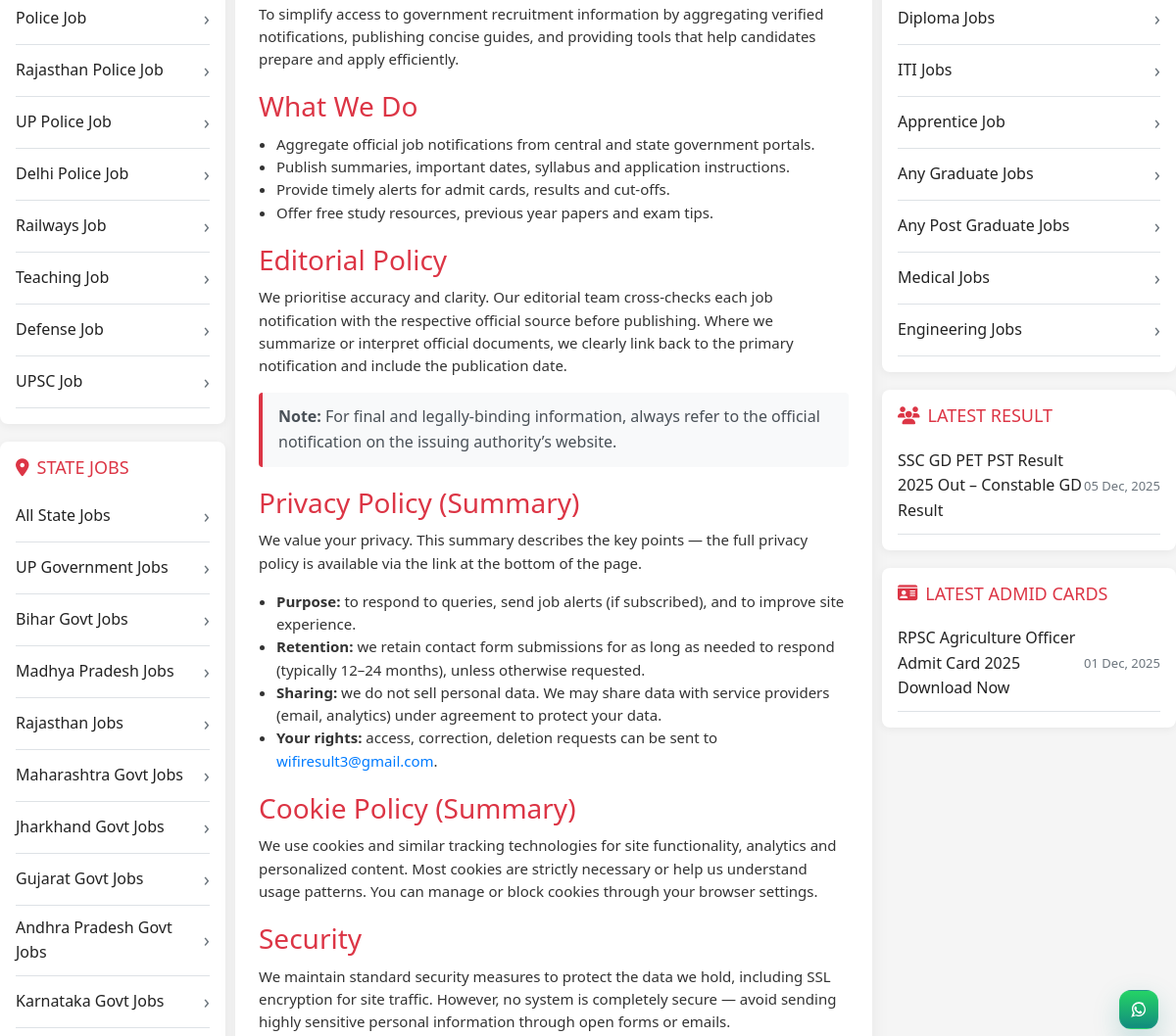
Before: /about-us/ (middle part) with the older database file.
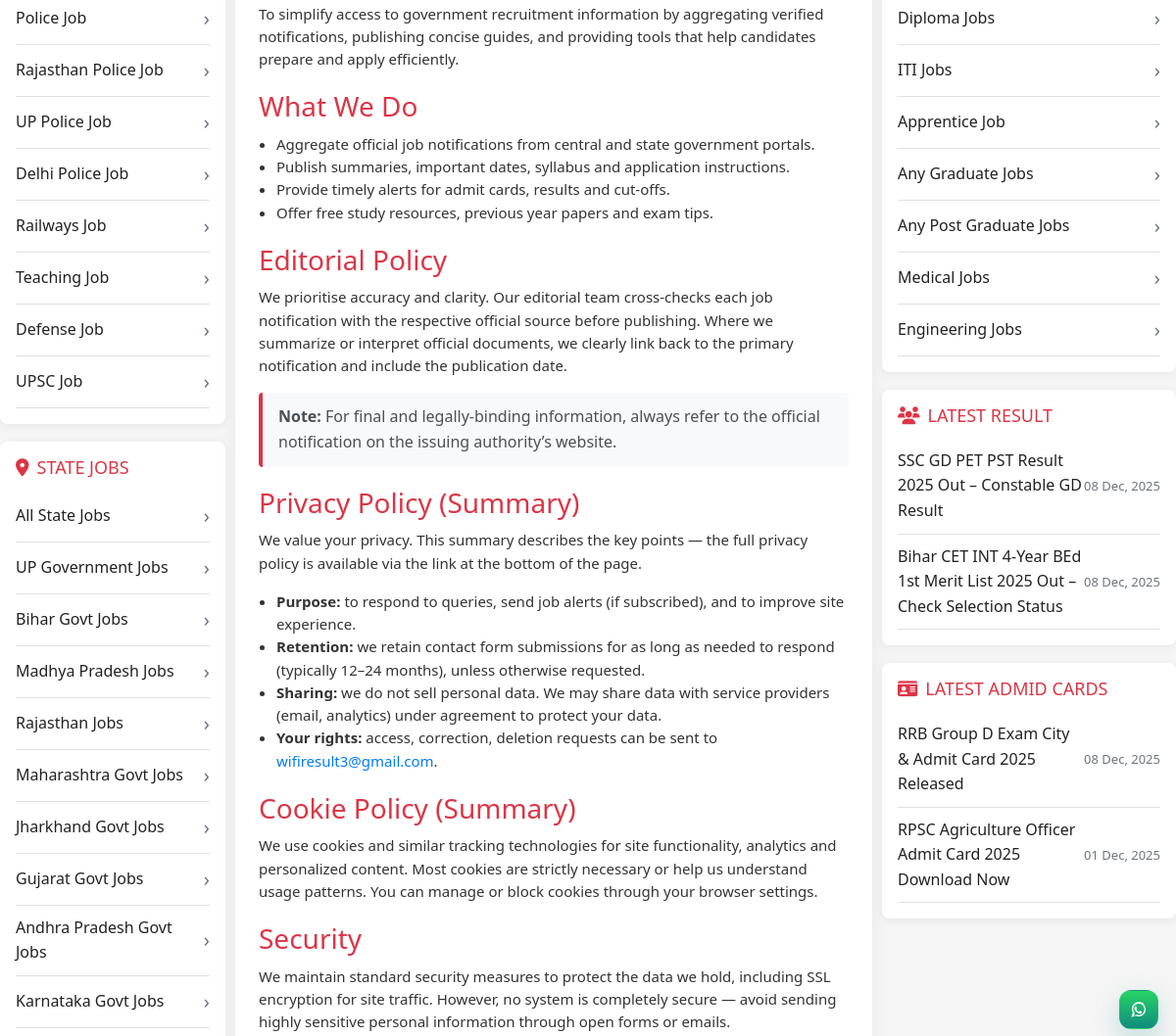
After: the same page with the newer database file.
### firstapp/models.py (models this page shows, shortened)
class Result(models.Model):
    STATUS_CHOICES = (
        ('draft', 'Draft'),
        ('published', 'Published'),
    )
    title = models.CharField(max_length=550)
    slug = models.SlugField(max_length=500, unique=True, blank=True)
    description = models.TextField()
    keywords = models.TextField(blank=True, help_text="Enter SEO keywords separated by comma. Example: government jobs, wb primary teacher, latest jobs 2025")
    tag = models.CharField(max_length=250)
    category = models.CharField(max_length=100, blank=True, null=True)
    h1 = CKEditor5Field('h1', config_name='default')  # 'default' वही config_name है
    author = CKEditor5Field('author', config_name='default')  # 'default' वही config_name है
    extra_information = CKEditor5Field('extra_information', config_name='default')  # 'default' वही config_name है
    overview = CKEditor5Field('overview', config_name='default')  # 'default' वही config_name है
    important_dates = CKEditor5Field('important_dates', config_name='default')  # 'default' वही config_name है
    vacancy_details = CKEditor5Field('vacancy_details', config_name='default')  # 'default' वही config_name है
    salary_structure = CKEditor5Field('salary_structure', config_name='default')  # 'default' वही config_name है
    eligibillity_criteria = CKEditor5Field('eligibillity_criteria', config_name='default')  # 'default' वही config_name है
    application_fee = CKEditor5Field('application_fee', config_name='default')  # 'default' वही config_name है
    selection_process = CKEditor5Field('selection_process', config_name='default')  # 'default' वही config_name है
    download_result = CKEditor5Field('download_result', config_name='default')  # 'default' वही config_name है
    cutoff_Marks = CKEditor5Field('cutoff_Marks', config_name='default')  # 'default' वही config_name है
    important_link = CKEditor5Field('important_link', config_name='default')  # 'default' वही config_name है
    faq_q1 = models.CharField(max_length=555, blank=True, null=True)
    faq_a1 = models.TextField(blank=True, null=True)
    faq_q2 = models.CharField(max_length=555, blank=True, null=True)
    faq_a2 = models.TextField(blank=True, null=True)
    faq_q3 = models.CharField(max_length=555, blank=True, null=True)
    faq_a3 = models.TextField(blank=True, null=True)
    faq_q4 = models.CharField(max_length=555, blank=True, null=True)
    faq_a4 = models.TextField(blank=True, null=True)
    faq_q5 = models.CharField(max_length=555, blank=True, null=True)
    faq_a5 = models.TextField(blank=True, null=True)
    faq_q6 = models.CharField(max_length=555, blank=True, null=True)
    faq_a6 = models.TextField(blank=True, null=True)
    faq_q7 = models.CharField(max_length=555, blank=True, null=True)
    faq_a7 = models.TextField(blank=True, null=True)
    faq_q8 = models.CharField(max_length=555, blank=True, null=True)
    faq_a8 = models.TextField(blank=True, null=True)
    faq_q9 = models.CharField(max_length=555, blank=True, null=True)
    faq_a9 = models.TextField(blank=True, null=True)
    faq_q10 = models.CharField(max_length=555, blank=True, null=True)
    faq_a10 = models.TextField(blank=True, null=True)
    image = models.ImageField(upload_to='og_images/', blank=True, null=True, help_text="Open Graph image for social sharing")
    image_alt = models.CharField(max_length=1000,blank=True,null=True,help_text="Alternate text for OG Image (used in og:image:alt)")
    published_date = models.DateTimeField(default=timezone.now)
    is_active = models.BooleanField(default=True)
    status = models.CharField(max_length=20, choices=STATUS_CHOICES, default='draft')

class Admitcard(models.Model):
    STATUS_CHOICES = (
        ('draft', 'Draft'),
        ('published', 'Published'),
    )
    title = models.CharField(max_length=550)
    slug = models.SlugField(max_length=500, unique=True, blank=True)
    description = models.TextField()
    keywords = models.TextField(blank=True, help_text="Enter SEO keywords separated by comma. Example: government jobs, wb primary teacher, latest jobs 2025")
    tag = models.CharField(max_length=250)
    category = models.CharField(max_length=100, blank=True, null=True)
    h1 = CKEditor5Field('h1', config_name='default')  # 'default' वही config_name है
    author = CKEditor5Field('author', config_name='default')  # 'default' वही config_name है
    extra_information = CKEditor5Field('extra_information', config_name='default')  # 'default' वही config_name है
    overview = CKEditor5Field('overview', config_name='default')  # 'default' वही config_name है
    important_dates = CKEditor5Field('important_dates', config_name='default')  # 'default' वही config_name है
    vacancy_details = CKEditor5Field('vacancy_details', config_name='default')  # 'default' वही config_name है
    eligibillity_criteria = CKEditor5Field('eligibillity_criteria', config_name='default')  # 'default' वही config_name है
    application_fee = CKEditor5Field('application_fee', config_name='default')  # 'default' वही config_name है
    selection_process = CKEditor5Field('selection_process', config_name='default')  # 'default' वही config_name है
    salary_structure = CKEditor5Field('salary_structure', config_name='default')  # 'default' वही config_name है
    check_download = CKEditor5Field('check_download', config_name='default')  # 'default' वही config_name है
    important_link = CKEditor5Field('important_link', config_name='default')  # 'default' वही config_name है
    faq_q1 = models.CharField(max_length=555, blank=True, null=True)
    faq_a1 = models.TextField(blank=True, null=True)
    faq_q2 = models.CharField(max_length=555, blank=True, null=True)
    faq_a2 = models.TextField(blank=True, null=True)
    faq_q3 = models.CharField(max_length=555, blank=True, null=True)
    faq_a3 = models.TextField(blank=True, null=True)
    faq_q4 = models.CharField(max_length=555, blank=True, null=True)
    faq_a4 = models.TextField(blank=True, null=True)
    faq_q5 = models.CharField(max_length=555, blank=True, null=True)
    faq_a5 = models.TextField(blank=True, null=True)
    faq_q6 = models.CharField(max_length=555, blank=True, null=True)
    faq_a6 = models.TextField(blank=True, null=True)
    faq_q7 = models.CharField(max_length=555, blank=True, null=True)
    faq_a7 = models.TextField(blank=True, null=True)
    faq_q8 = models.CharField(max_length=555, blank=True, null=True)
    faq_a8 = models.TextField(blank=True, null=True)
    faq_q9 = models.CharField(max_length=555, blank=True, null=True)
    faq_a9 = models.TextField(blank=True, null=True)
    faq_q10 = models.CharField(max_length=555, blank=True, null=True)
    faq_a10 = models.TextField(blank=True, null=True)
    image = models.ImageField(upload_to='og_images/', blank=True, null=True, help_text="Open Graph image for social sharing")
    image_alt = models.CharField(max_length=1000,blank=True,null=True,help_text="Alternate text for OG Image (used in og:image:alt)")
    published_date = models.DateTimeField(default=timezone.now)
    is_active = models.BooleanField(default=True)
    status = models.CharField(max_length=20, choices=STATUS_CHOICES, default='draft')

### firstapp/views.py (the view)
# urls.py: path('about-us/', views.about, name='about'),
def about(request):
 latest_results = Result.objects.filter(status='published', is_active=True).order_by("-published_date")[:10]  # latest 10 job
 latest_admitcards = Admitcard.objects.filter(status='published', is_active=True).order_by("-published_date")[:10]  # latest 10 job
 return render(request, 'mainfile/about.html', {"latest_results": latest_results, "latest_admitcards": latest_admitcards,"today": date.today()})

### templates/mainfile/about.html (shortened to what the changed rows need)
{% extends "base.html" %}
{% load static %}
  {% block content %}
  <main class="layout-grid container" role="main" aria-label="About page main area">
    <aside class="right-sidebar" aria-label="Right sidebar with latest job and similar jobs">
      <div class="sidebar-card" id="similar-jobs-card">
        <ul class="sidebar-list">
         {% for result in latest_results %}
          <li><a href="/results/{{ result.slug }}/"  target="_blank" >{{ result.title }}</a><span class="sidebar-meta">{{ result.published_date|date:"d M, Y" }}</span></li>
          {% endfor %}
        </ul>
      </div>
<div class="sidebar-card" id="similar-jobs-card">
        <ul class="sidebar-list">
 {% for admitcard in latest_admitcards %}
          <li><a href="/admit-card/{{ admitcard.slug }}/"  target="_blank" >{{ admitcard.title }}</a><span class="sidebar-meta">{{ admitcard.published_date|date:"d M, Y" }}</span></li>
          {% endfor %}
        </ul>
      </div>
    </aside>
  </main>
  {% endblock content %}

Changed rows visible on the page:
changed Result "SSC GD PET PST Result 2025 Out – Constable GD Result": published_date "05 Dec, 2025" → "08 Dec, 2025"
added Result: title "Bihar CET INT 4-Year BEd 1st Merit List 2025 Out – Check Selection Status", published_date "08 Dec, 2025"
added Admitcard: title "RRB Group D Exam City & Admit Card 2025 Released", published_date "08 Dec, 2025"
